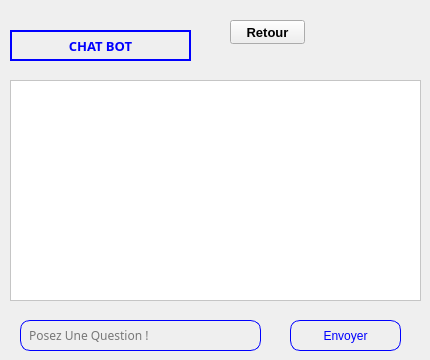
    <widget class="QWidget" name="page_2">
     <widget class="QLabel" name="labelCache">
      <property name="geometry">
       <rect>
        <x>370</x>
        <y>20</y>
        <width>41</width>
        <height>20</height>
       </rect>
      </property>
      <property name="text">
       <string/>
      </property>
     </widget>
     <widget class="QPushButton" name="ajoutEmpDesc_4">
      <property name="geometry">
       <rect>
        <x>10</x>
        <y>30</y>
        <width>181</width>
        <height>31</height>
       </rect>
      </property>
      <property name="font">
       <font>
        <family>century gothic</family>
        <pointsize>10</pointsize>
        <bold>true</bold>
       </font>
      </property>
      <property name="styleSheet">
       <string notr="true">QPushButton{
border: 2px solid  rgb(0, 0, 255);
font-family:century gothic;
background:transparent;
color: rgb(0, 0, 255);

}</string>
      </property>
      <property name="text">
       <string>CHAT BOT</string>
      </property>
     </widget>
     <widget class="QPlainTextEdit" name="chatBot">
      <property name="geometry">
       <rect>
        <x>10</x>
        <y>80</y>
        <width>411</width>
        <height>221</height>
       </rect>
      </property>
      <property name="styleSheet">
       <string notr="true">background-color: white;
font: 12pt &quot;MS Shell Dlg 2&quot;;
color: black;</string>
      </property>
     </widget>
     <widget class="QPushButton" name="sendChatBtn">
      <property name="geometry">
       <rect>
        <x>290</x>
        <y>320</y>
        <width>111</width>
        <height>31</height>
       </rect>
      </property>
      <property name="styleSheet">
       <string notr="true">QPushButton{
border-radius: 10px;
border: 1px solid  rgb(0, 0, 255);
background: transparent;
color:  rgb(0, 0, 255);
}
QPushButton:hover{
background:  rgb(0, 0, 255);
color: #FFFFFF;
}
</string>
      </property>
      <property name="text">
       <string>Envoyer</string>
      </property>
     </widget>
     <widget class="QLineEdit" name="inputChatbot">
      <property name="geometry">
       <rect>
        <x>20</x>
        <y>320</y>
        <width>241</width>
        <height>31</height>
       </rect>
      </property>
      <property name="styleSheet">
       <string notr="true">QLineEdit{
font-family:century gothic;
background:transparent;
border:none;
color: #000000;
border-radius: 10px;
border: 1px solid  rgb(0, 0, 255);
}</string>
      </property>
      <property name="placeholderText">
       <string>  Posez Une Question !</string>
      </property>
     </widget>
     <widget class="QPushButton" name="retour">
      <property name="geometry">
       <rect>
        <x>230</x>
        <y>20</y>
        <width>75</width>
        <height>24</height>
       </rect>
      </property>
      <property name="font">
       <font>
        <pointsize>10</pointsize>
        <bold>true</bold>
       </font>
      </property>
      <property name="text">
       <string>Retour</string>
      </property>
     </widget>
    </widget>
